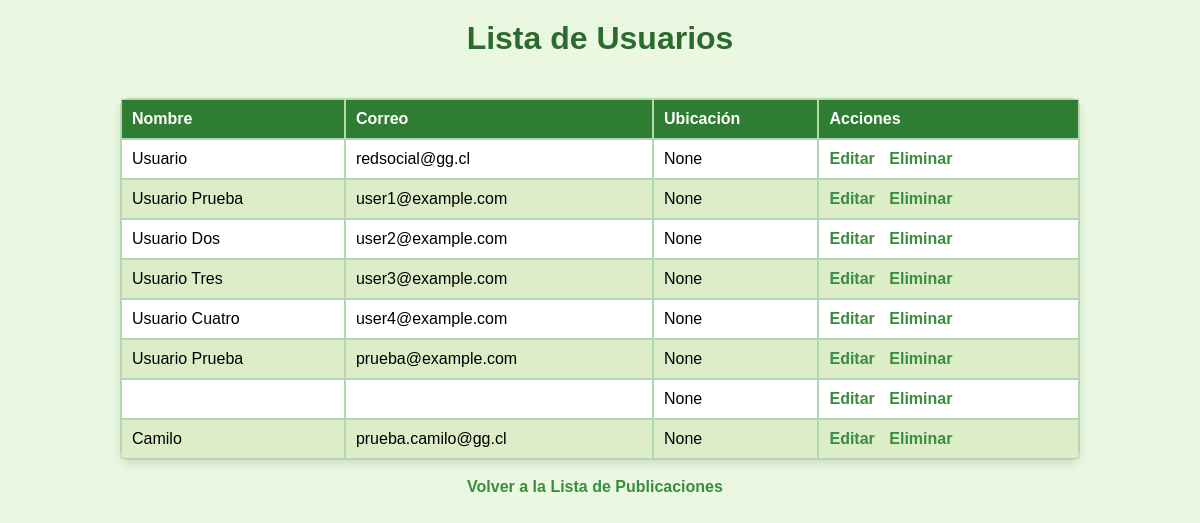
The app's page /usuario/ (signed in), older data.
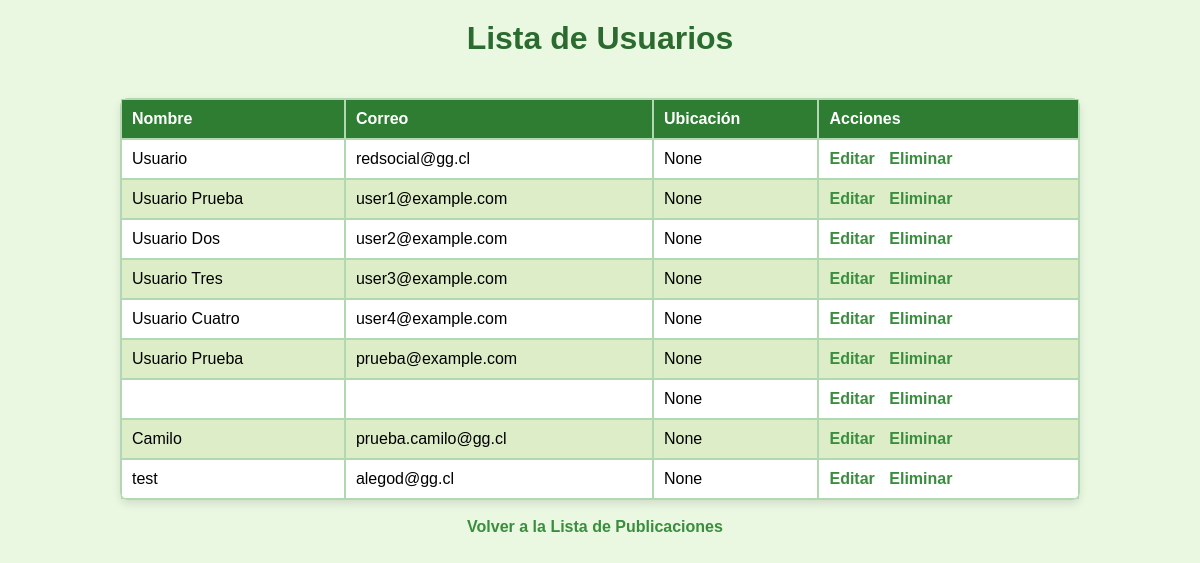
The same page, newer data.
### usuario/models.py (models this page shows, shortened)
class Usuario(AbstractUser):
    nombre = models.CharField(max_length=150)
    correo = models.EmailField(unique=True)
    ubicacion = models.CharField(max_length=255, blank=True, null=True)
    USERNAME_FIELD = 'correo'
    REQUIRED_FIELDS = ['username', 'nombre']

### usuario/views.py (the view)
# urls.py: path('', views.usuario_list, name='usuario_list'),  # Descomentar esta línea
@user_passes_test(is_superuser)
def usuario_list(request):
    usuarios = Usuario.objects.all()
    return render(request, 'usuario_list.html', {'usuarios': usuarios})

### usuario/views.py (called while the page is built)
def is_superuser(user):
    return user.is_superuser

### usuario/templates/usuario_list.html (shortened to what this page needs)
{% load static %}
<!DOCTYPE html>
<html lang="es">
<head>
    <link rel="stylesheet" href="{% static 'css/lista_usuario.css' %}">
</head>
<body>
    <h1>Lista de Usuarios</h1>
    <table border="1">
        <thead>
            <tr>
                <th>Nombre</th>
                <th>Correo</th>
                <th>Ubicación</th>
                <th>Acciones</th>
            </tr>
        </thead>
        <tbody>
            {% for usuario in usuarios %}
                <tr>
                    <td>{{ usuario.nombre }}</td>
                    <td>{{ usuario.correo }}</td>
                    <td>{{ usuario.ubicacion }}</td>
                    <td>
                        <a href="{% url 'usuario_edit' usuario.id %}">Editar</a>
                        <a href="{% url 'usuario_delete' usuario.id %}">Eliminar</a>
                    </td>
                </tr>
            {% empty %}
                <tr>
                    <td colspan="4">No hay usuarios disponibles.</td>
                </tr>
            {% endfor %}
        </tbody>
    </table>
    <br><a href="{% url 'publicacion_list' %}">Volver a la Lista de Publicaciones</a>
</body>
</html>

Row changes from the older to the newer data that the page shows:
added Usuario: nombre "test", correo "alegod@gg.cl", ubicacion "None"
